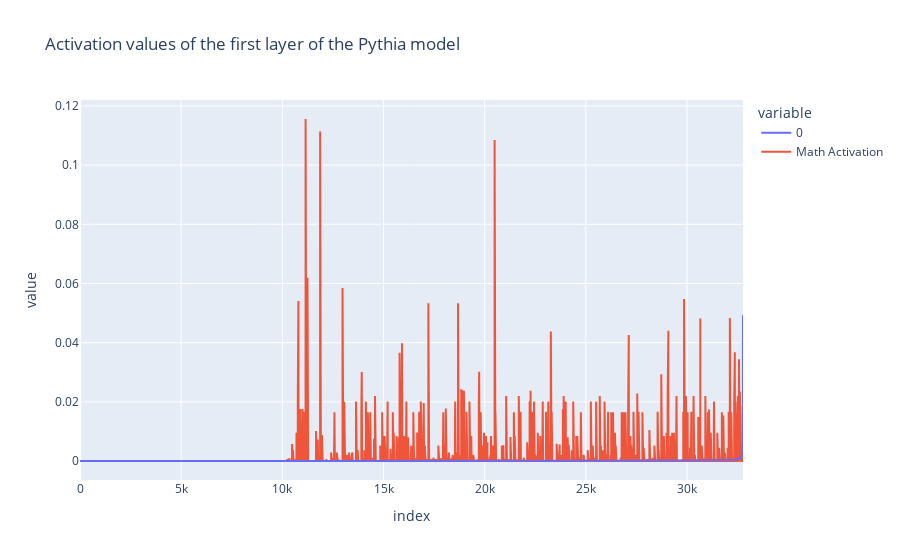

Here is the notebook cell this chart was saved with:
### Code cell
import plotly.express as px
fig = px.line(sorted_act_0.cpu().numpy(), title='Activation values of the first layer of the Pythia model')

fig.add_scatter(y=arranged_math_act0.cpu().numpy(), mode='lines', name='Math Activation')
fig.show()

### Figure 1 — Plotly figure (JSON) as saved in the notebook; plotly's stock layout.template omitted (floating-point values rounded to 4 significant figures; data arrays with more than 128 entries replaced by an {"elided": "..."} marker saying what was removed)
{"data": [{"hovertemplate": "variable=0<br>index=%{x}<br>value=%{y}<extra></extra>", "legendgroup": "0", "line": {"color": "#636efa", "dash": "solid"}, "marker": {"symbol": "circle"}, "mode": "lines", "name": "0", "showlegend": true, "type": "scattergl", "x": {"elided": "32768 int values"}, "xaxis": "x", "y": {"elided": "32768 float values"}, "yaxis": "y"}, {"mode": "lines", "name": "Math Activation", "type": "scatter", "y": {"elided": "32768 float values"}}], "layout": {"legend": {"title": {"text": "variable"}, "tracegroupgap": 0}, "title": {"text": "Activation values of the first layer of the Pythia model"}, "xaxis": {"anchor": "y", "domain": [0, 1], "title": {"text": "index"}}, "yaxis": {"anchor": "x", "domain": [0, 1], "title": {"text": "value"}}}}
